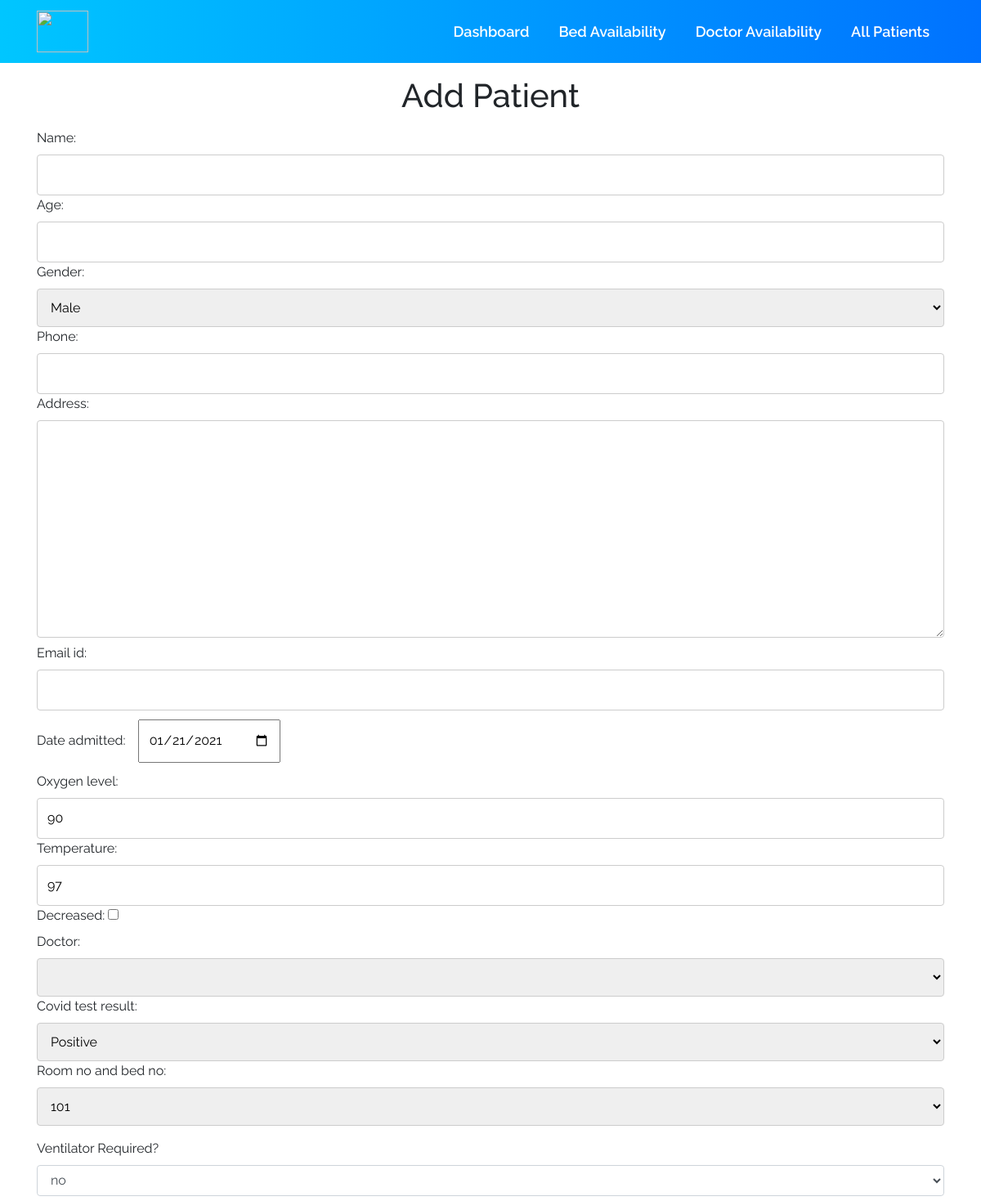
The page /addpatient (upper part) on the database as committed earlier.
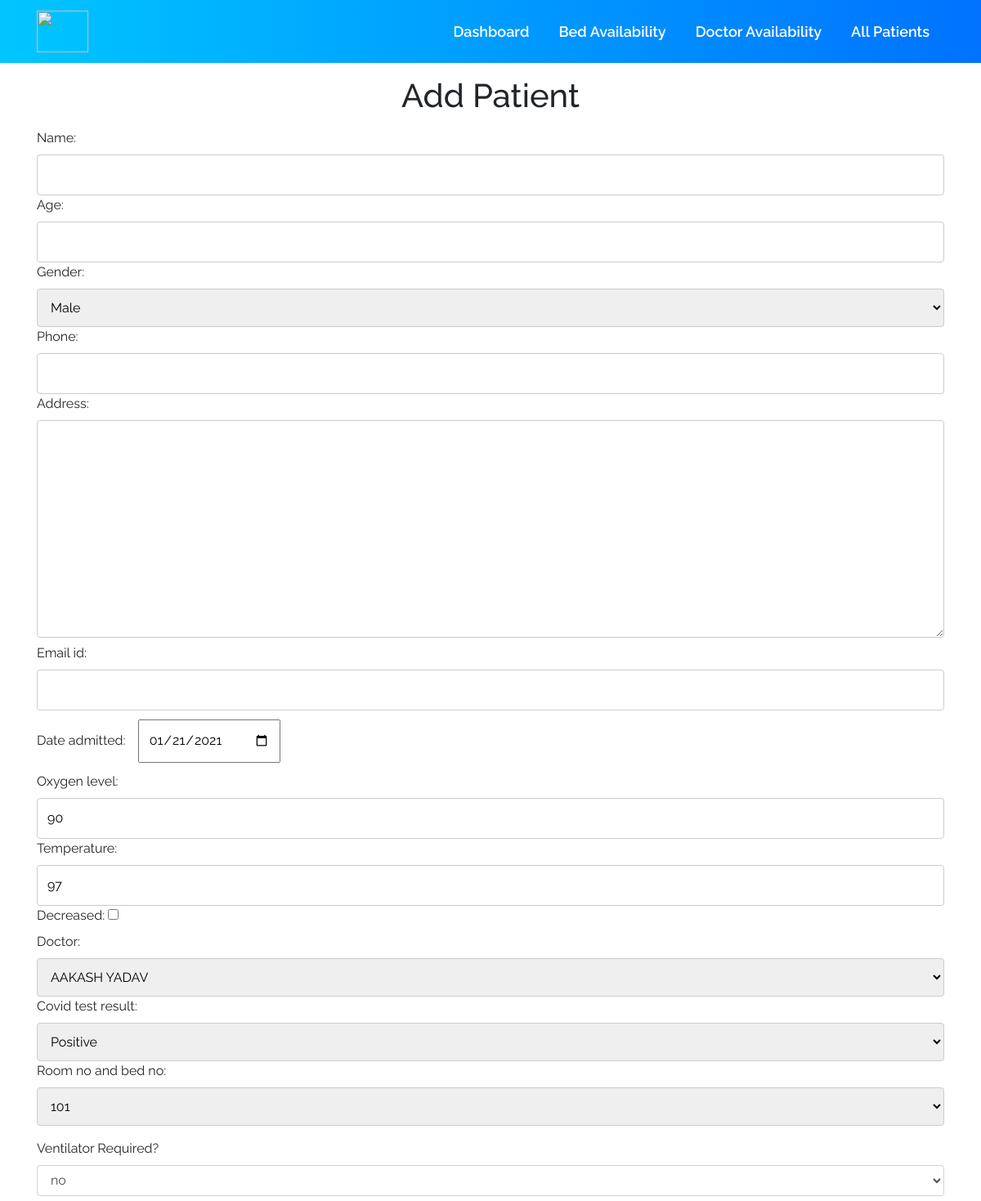
The same page on the database as committed later.
### accounts/models.py (models this page shows)
class Doctor (models.Model):
    doctor_id = models.AutoField(primary_key=True)
    name = models.CharField(max_length=500, default="")
    phone = models.CharField(default="", max_length=500)
    experience_in_years = models.IntegerField(default=0)
    occupied = models.BooleanField(default=False)
    def __str__(self):
        return self.name

### accounts/views.py (the view)
# urls.py: path("addpatient", views.addpatient, name='addpatient'),
def addpatient(request):
    if request.method == 'POST':
        form = PatientForm(request.POST)
        if form.is_valid():
            form.save()
            room_no = request.POST.get('room_no_and_bed_no')
            ventilator = request.POST.get('ventilator')
            doctor_no = request.POST.get('doctor')
            room = Room.objects.get(pk=room_no)
            room.occupied = True
            if ventilator == 'yes':
                room.ventilator = True
            room.save()
            doctor = Doctor.objects.get(pk=doctor_no)
            doctor.occupied = True
            doctor.save()
            return HttpResponseRedirect('/allpatients/')
    else:
        form = PatientForm()
        return render(request, 'add_patient.html', {'form': form})

### accounts/forms.py
class PatientForm(forms.ModelForm):
    class Meta:
        model = Patient
        fields = '__all__'

### accounts/models.py (called while the page is built)
    def __str__(self):
        return self.Covid_test

    def __str__(self):
        return self.room_no

### templates/add_patient.html (shortened to what this page needs)
{% extends 'innerbase.html' %}
{% load static %}
{% block cssLinks %}
<link rel="stylesheet" href="{% static 'css/allpatients.css' %}">
{% endblock %}
{% block body %}
<div class="container ">
    <h1 class="text-center my-3">Add Patient</h1>
    <form action="/addpatient" method="post" class="form-group">
        <ul class="form-group">
            {{ form.as_ul }}
        </ul>
        <ul>
            <label for="ventilator">Ventilator Required?</label>
            <select name="ventilator" class="form-control" id="ventilator">
                <option value="no">no</option>
            </select>
        </ul>
    </form>
</div>
{% endblock %}

Rows that differ between the two databases and show on the page:
added Doctor: doctor "AAKASH YADAV"
